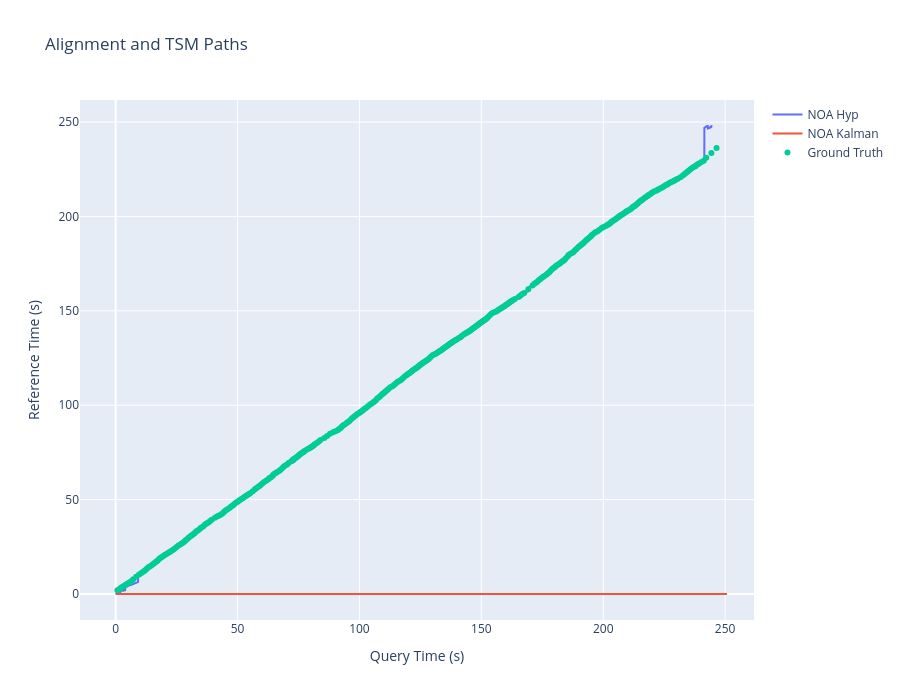

The notebook cell saved with this chart:
### Code cell
fig = go.Figure()
fig.update_layout(
    title='Alignment and TSM Paths',
    xaxis_title='Query Time (s)',
    yaxis_title='Reference Time (s)',
    width=900,
    height=700
)
fig.add_trace(go.Scatter(
    x=noa_hyp[0], y=noa_hyp[1], mode='lines', name='NOA Hyp'
))
fig.add_trace(go.Scatter(
    x=results.get_path()[0, :], y=results.get_path()[1, :], mode='lines', name='NOA Kalman'
))
fig.add_trace(go.Scatter(
    x=gt[0], y=gt[1], mode='markers', name='Ground Truth'
))
fig.show()

### Figure 1 — Plotly figure (JSON) as saved in the notebook; plotly's stock layout.template omitted (floating-point values rounded to 4 significant figures; data arrays with more than 128 entries replaced by an {"elided": "..."} marker saying what was removed)
{"data": [{"mode": "lines", "name": "NOA Hyp", "type": "scatter", "x": {"elided": "10543 float values"}, "y": {"elided": "10543 float values"}}, {"mode": "lines", "name": "NOA Kalman", "type": "scatter", "x": {"elided": "10802 float values"}, "y": {"elided": "10802 float values"}}, {"mode": "markers", "name": "Ground Truth", "type": "scatter", "x": {"elided": "396 float values"}, "y": {"elided": "396 float values"}}], "layout": {"height": 700, "title": {"text": "Alignment and TSM Paths"}, "width": 900, "xaxis": {"title": {"text": "Query Time (s)"}}, "yaxis": {"title": {"text": "Reference Time (s)"}}}}
